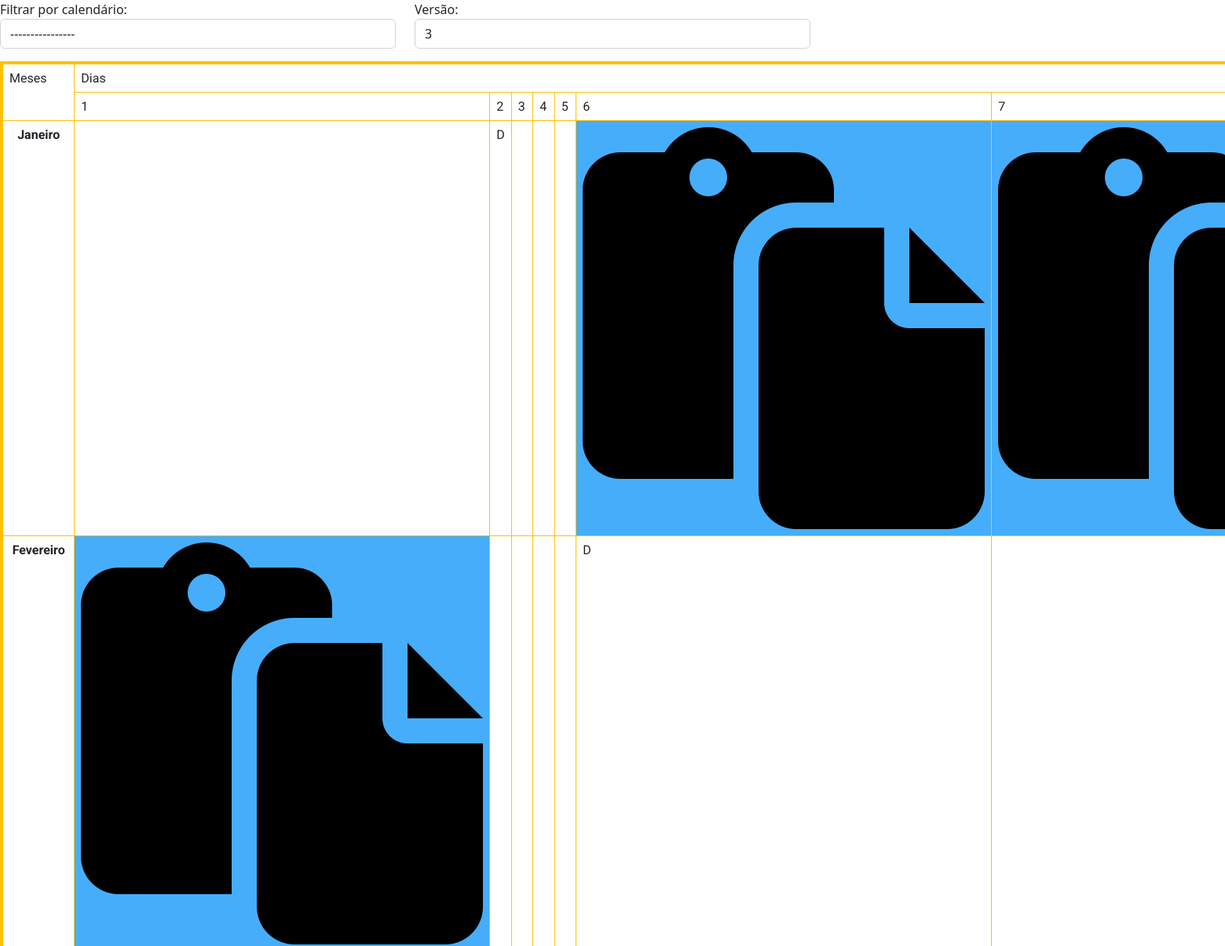
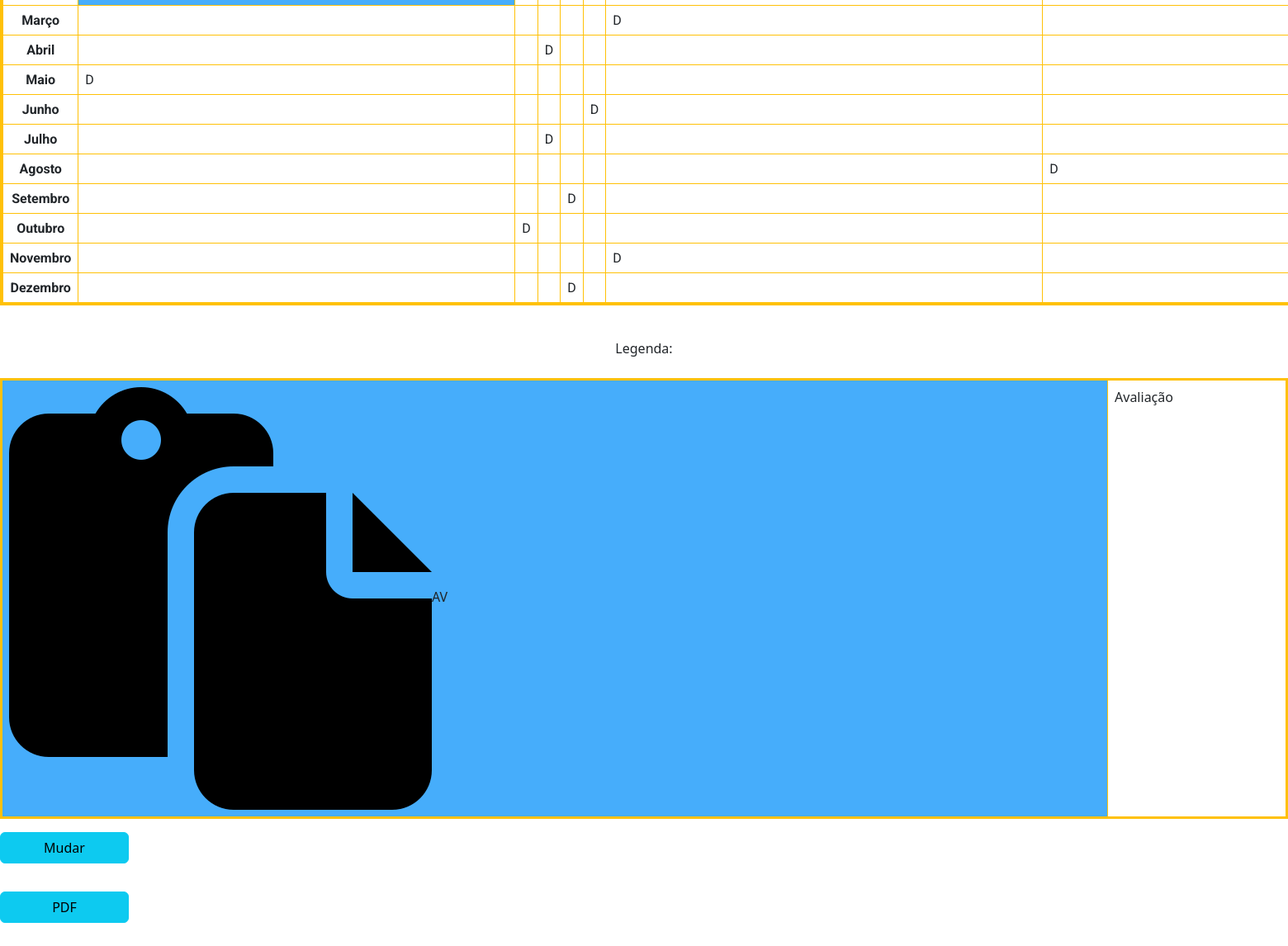
/static/based/calendario.php?calendario=1, run on an earlier commit of the app's database (2 pictures, top to bottom).
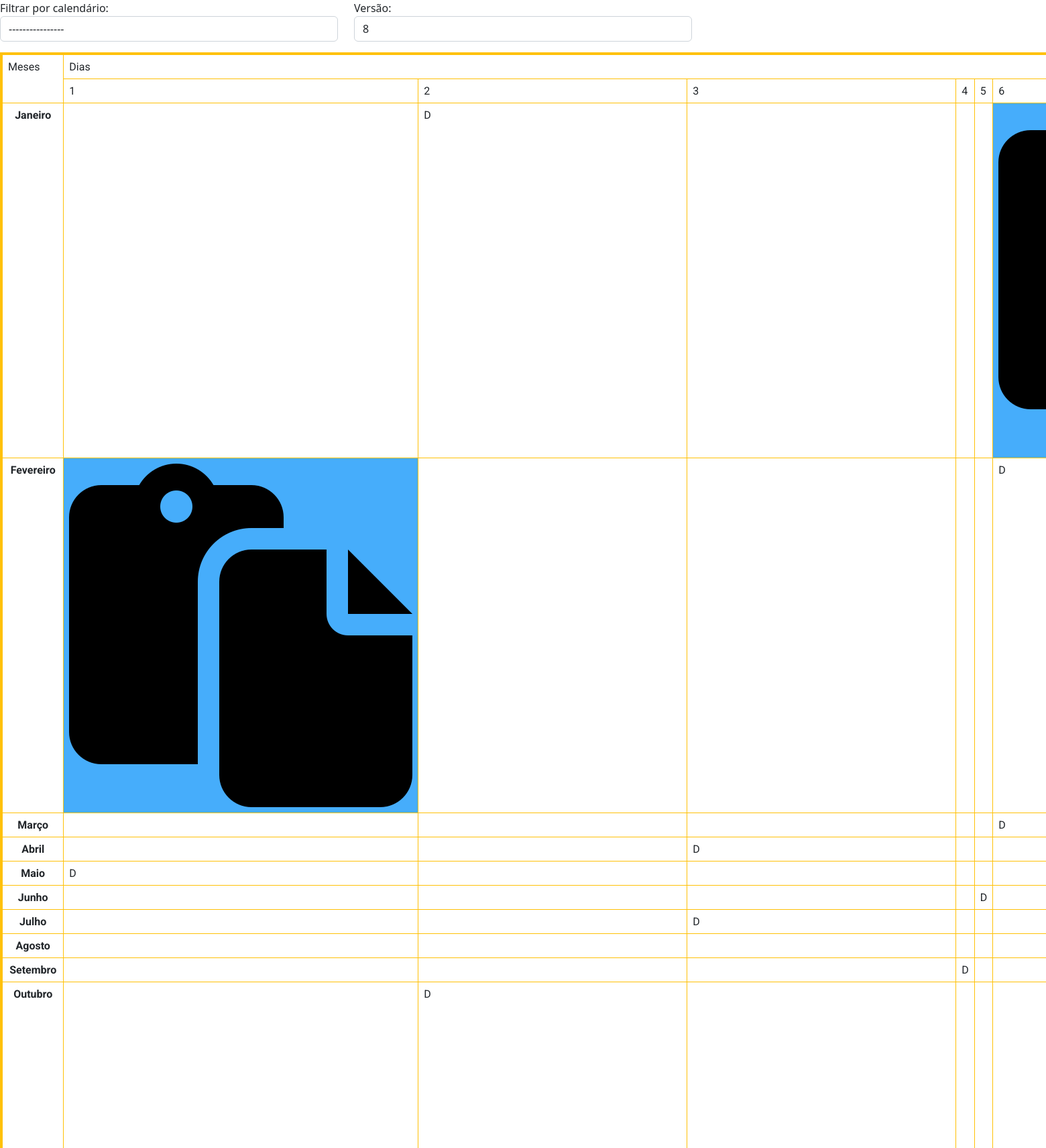
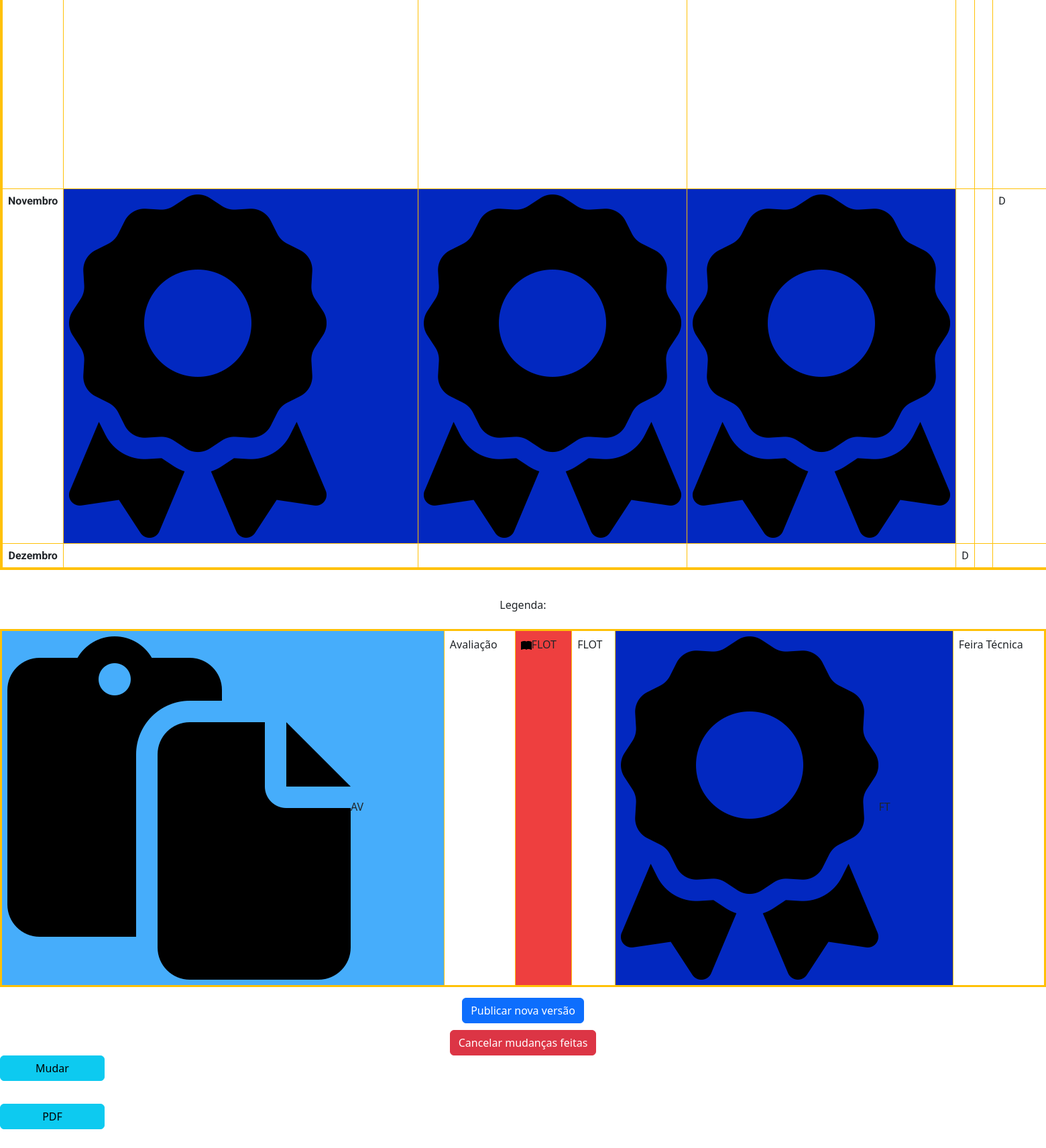
And on a later commit of the database (2 pictures, top to bottom).
### tables this page shows
CREATE TABLE IF NOT EXISTS `calendario` (
  `id_calendario` int(11) NOT NULL AUTO_INCREMENT,
  `ano_letivo` year(4) DEFAULT NULL,
  `id_ue` int(11) DEFAULT NULL,
  `data_pb` date DEFAULT NULL,
  `versao_cal` int(11) DEFAULT NULL,
  PRIMARY KEY (`id_calendario`),
  KEY `FK_calendario_ue` (`id_ue`),
  CONSTRAINT `FK_calendario_ue` FOREIGN KEY (`id_ue`) REFERENCES `ue` (`id_ue`) ON DELETE CASCADE ON UPDATE CASCADE
);

CREATE TABLE IF NOT EXISTS `ue` (
  `id_ue` int(11) NOT NULL AUTO_INCREMENT,
  `tel_ue` char(10) DEFAULT NULL,
  `nome_ue` varchar(100) DEFAULT NULL,
  `sigla_ue` varchar(7) DEFAULT NULL,
  `email_ue` varchar(50) DEFAULT NULL,
  `logo_ue` varchar(100) DEFAULT NULL,
  `cep` int(11) DEFAULT NULL,
  PRIMARY KEY (`id_ue`),
  KEY `FK_ue_localidade` (`cep`),
  CONSTRAINT `FK_ue_localidade` FOREIGN KEY (`cep`) REFERENCES `localidade` (`cep`) ON DELETE CASCADE ON UPDATE CASCADE
);

CREATE TABLE IF NOT EXISTS `legenda` (
  `id_leg` int(11) NOT NULL AUTO_INCREMENT,
  `tipo_evento` varchar(50) DEFAULT NULL,
  `desc_leg` varchar(60) DEFAULT NULL,
  `simbolo_leg` varchar(100) DEFAULT NULL,
  `sigla_leg` varchar(4) DEFAULT NULL,
  `cor_leg` varchar(9) DEFAULT NULL,
  PRIMARY KEY (`id_leg`)
);

### static/based/calendario.php (the view, shortened to what this page needs)
<link rel="stylesheet" href="../static/css/calendario.css">
<link href="https://cdn.jsdelivr.net/npm/bootstrap@5.2.0-beta1/dist/css/bootstrap.min.css" rel="stylesheet">
    <link rel="stylesheet" href="../static/fontawesome-pro/css/all.css">
    <link rel="stylesheet" href="//maxcdn.bootstrapcdn.com/font-awesome/4.3.0/css/font-awesome.min.css">
<?php
        if(isset($_POST['calendario']) && $_POST['calendario'] !== 'none'){
        $daysql = mysqli_query($con, "select id_leg, EXTRACT(DAY FROM dt_ini_ev) AS d_ini, EXTRACT(DAY FROM dt_fim_ev) AS d_fim, EXTRACT(MONTH FROM dt_ini_ev) AS m_ini, EXTRACT(MONTH FROM dt_fim_ev) AS m_fim, id_evento from eventos where id_calendario = '".$_POST['calendario']."' order by dt_ini_ev ;");
        $ano_sql = mysqli_query($con, "select ano_letivo, id_ue, versao_cal from calendario where id_calendario = '".$_POST['calendario']."';");
        $daytmp_sql = mysqli_query($con, "select id_leg, EXTRACT(DAY FROM dt_ini_tmp) AS d_ini, EXTRACT(DAY FROM dt_fim_tmp) AS d_fim, EXTRACT(MONTH FROM dt_ini_tmp) AS m_ini, EXTRACT(MONTH FROM dt_fim_tmp) AS m_fim, act_tmp as action, id_evento from tmp_eve where id_calendario = '".$_POST['calendario']."' and (act_tmp = 'add' or act_tmp = 'edit') order by dt_ini_tmp ;");
        $edits_sql = mysqli_query($con, "select act_tmp as action, id_evento from tmp_eve where id_calendario = '".$_POST['calendario']."' and (act_tmp = 'del' or act_tmp = 'edit') order by dt_ini_tmp ;");
        }
        $edits = array();
        if(!empty($edits_sql)){
        while($row = mysqli_fetch_array($edits_sql))
        {
            $edits[] = $row['id_evento'];
        }}
        if(!empty($ano_sql)){
            while($row = mysqli_fetch_array($ano_sql))
                {
                    $ano = $row[0];
                    $ue = $row[1];
                    $versao = $row[2];
                }
                $ue_sql = mysqli_query($con, "select nome_ue, logo_ue, sigla_ue from ue where id_ue = '".$ue."';");
                while($row = mysqli_fetch_array($ue_sql))
                    {
                        $sigla_ue = $row[2];
                    }
            }
?>
<form action="?page=home" method="post" >
		<div class="d-flex row justify-content-left" >
			<div class="form-group col-md-4">
				Filtrar por calendário:
				<select name="calendario" class="form-control " id="reactive" action="post" onchange='this.form.submit()';>
                <option value="none">----------------</option>
				<?php
				echo "</select>
			</div>";
            ?>
            <div class="form-group col-md-4">
                    Versão:
                    <?php
                    $arroz = '/admin/static/img/versao/'.$sigla_ue.'/'.$ano.'/'.$sigla_ue.' - '.$ano.' v';
                    echo "<select name='versao' class='form-control ' action='post' onchange='arroz(\"".$arroz."\", this.value, ".$versao.")'>";
                    echo '<option value="recent_ver" selected>'.$versao.'</option>';
                    echo "</select>
                </div>";
        echo "</div>";
	echo "</form>";
$invday = mysqli_query($con, "with recursive date_ranges AS (SELECT '".date("Y")."-01-01' dt UNION ALL SELECT dt + INTERVAL 1 DAY FROM date_ranges WHERE dt + INTERVAL 1 DAY <= '".date("Y")."-12-31') SELECT  EXTRACT(DAY FROM dt) AS d_eve_inv, EXTRACT(MONTH FROM dt) AS m_eve_inv, EXTRACT(DAY FROM LAST_DAY(dt)) AS fim_mes FROM date_ranges WHERE DAYNAME(dt) = 'Sunday';");
$simb = array();
$eve = array();
$leg_use = array();
if(!empty($daysql)){
while(($row = mysqli_fetch_array($daysql)) || ($row_tmp = mysqli_fetch_array($daytmp_sql))){
    if(!empty($row) && !in_array($row['id_evento'], $edits)){
        $m_ini = $row['m_ini'];
        $d_ini = $row['d_ini'];
        $m_fim = $row['m_fim'];
        $d_fim = $row['d_fim'];
        $leg_sql = mysqli_query($con, "select * from legenda where id_leg = ".$row['id_leg'].";");
        $leg = mysqli_fetch_array($leg_sql);
        array_push($leg_use,$leg[0]);
        if ($d_ini <= $d_fim && $m_ini == $m_fim) {
            for ($d_ini; $d_ini < $d_fim; $d_ini++) {
                $eve[$m_ini][$d_ini] = "style='background-color:".$leg['cor_leg'].";' data-toggle='tooltip' data-placement='top' title='".$leg['tipo_evento']."'";
                $simb[$m_ini][$d_ini] = ((empty($leg["simbolo_leg"]))?"<a>".$leg["sigla_leg"]."</a>":"<img src='".$leg["simbolo_leg"]."' class='simbico' alt=''>");
            }
        }
        else{
            if ($d_ini >= $d_fim && $m_ini < $m_fim) {
            if ($d_ini <= 32) {
                $eve[$m_ini][$d_ini] = "style='background-color:".$leg['cor_leg'].";' data-toggle='tooltip' data-placement='top' title='".$leg['tipo_evento']."'";
                $simb[$m_ini][$d_ini] = ((empty($leg["simbolo_leg"]))?"<a>".$leg["sigla_leg"]."</a>":"<img src='".$leg["simbolo_leg"]."' class='simbico' alt=''>");
                $d_ini++;
                for ($d_fim; $d_fim >= 1; $d_fim--) {
                        $eve[$m_fim][$d_fim] = "style='background-color:".$leg['cor_leg'].";' data-toggle='tooltip' data-placement='top' title='".$leg['tipo_evento']."'";
                        $simb[$m_fim][$d_fim] = ((empty($leg["simbolo_leg"]))?"<a>".$leg["sigla_leg"]."</a>":"<img src='".$leg["simbolo_leg"]."' class='simbico' alt=''>");
                    }
                } else {
                    $eve[$m_ini][$d_ini] = "style='background-color:".$leg['cor_leg'].";' data-toggle='tooltip' data-placement='top' title='".$leg['desc_leg']."'";
                    $simb[$m_ini][$d_ini] = ((empty($leg["simbolo_leg"]))?"<a>".$leg["sigla_leg"]."</a>":"<img src='".$leg["simbolo_leg"]."' class='simbico' alt=''>");
            }
        }
            for ($d_ini; $d_ini < 32; $d_ini++) {
                $eve[$m_ini][$d_ini] = "style='background-color:".$leg['cor_leg'].";' data-toggle='tooltip' data-placement='top' title='".$leg['tipo_evento']."'";
                $simb[$m_ini][$d_ini] = ((empty($leg["simbolo_leg"]))?"<a>".$leg["sigla_leg"]."</a>":"<img src='".$leg["simbolo_leg"]."' class='simbico' alt=''>");
            }
        }
        $eve[$m_fim][$d_fim] = "style='background-color:".$leg['cor_leg']."; ' data-toggle='tooltip' data-placement='top' title='".$leg['tipo_evento']."'";
        $simb[$m_fim][$d_fim] = ((empty($leg["simbolo_leg"]))?"<a>".$leg["sigla_leg"]."</a>":"<img src='".$leg["simbolo_leg"]."' class='simbico' alt=''>");
    }
        if(!empty($row_tmp)){
            $nv_ver = true;
            $m_ini = $row_tmp['m_ini'];
            $d_ini = $row_tmp['d_ini'];
            $m_fim = $row_tmp['m_fim'];
            $d_fim = $row_tmp['d_fim'];
            $leg_sql = mysqli_query($con, "select * from legenda where id_leg = ".$row_tmp['id_leg'].";");
            $leg = mysqli_fetch_array($leg_sql);
            array_push($leg_use,$leg[0]);
            if ($d_ini <= $d_fim && $m_ini == $m_fim) {
                for ($d_ini; $d_ini < $d_fim; $d_ini++) {
                    $eve[$m_ini][$d_ini] = "style='background-color:".$leg['cor_leg'].";' data-toggle='tooltip' data-placement='top' title='".$leg['tipo_evento']."'";
                    $simb[$m_ini][$d_ini] = ((empty($leg["simbolo_leg"]))?"<a>".$leg["sigla_leg"]."</a>":"<img src='".$leg["simbolo_leg"]."' class='simbico' alt=''>");
                }
            }
            else{
                if ($d_ini >= $d_fim && $m_ini < $m_fim) {
                if ($d_ini <= 32) {
                    $eve[$m_ini][$d_ini] = "style='background-color:".$leg['cor_leg'].";' data-toggle='tooltip' data-placement='top' title='".$leg['tipo_evento']."'";
                    $simb[$m_ini][$d_ini] = ((empty($leg["simbolo_leg"]))?"<a>".$leg["sigla_leg"]."</a>":"<img src='".$leg["simbolo_leg"]."' class='simbico' alt=''>");
                    $d_ini++;
                    for ($d_fim; $d_fim >= 1; $d_fim--) {
                            $eve[$m_fim][$d_fim] = "style='background-color:".$leg['cor_leg'].";' data-toggle='tooltip' data-placement='top' title='".$leg['tipo_evento']."'";
                            $simb[$m_fim][$d_fim] = ((empty($leg["simbolo_leg"]))?"<a>".$leg["sigla_leg"]."</a>":"<img src='".$leg["simbolo_leg"]."' class='simbico' alt=''>");
                        }
                    } else {
                        $eve[$m_ini][$d_ini] = "style='background-color:".$leg['cor_leg'].";' data-toggle='tooltip' data-placement='top' title='".$leg['desc_leg']."'";
                        $simb[$m_ini][$d_ini] = ((empty($leg["simbolo_leg"]))?"<a>".$leg["sigla_leg"]."</a>":"<img src='".$leg["simbolo_leg"]."' class='simbico' alt=''>");
                }
            }
                for ($d_ini; $d_ini < 32; $d_ini++) {
                    $eve[$m_ini][$d_ini] = "style='background-color:".$leg['cor_leg'].";' data-toggle='tooltip' data-placement='top' title='".$leg['tipo_evento']."'";
                    $simb[$m_ini][$d_ini] = ((empty($leg["simbolo_leg"]))?"<a>".$leg["sigla_leg"]."</a>":"<img src='".$leg["simbolo_leg"]."' class='simbico' alt=''>");
                }
            }
            $eve[$m_fim][$d_fim] = "style='background-color:".$leg['cor_leg']."; ' data-toggle='tooltip' data-placement='top' title='".$leg['tipo_evento']."'";
            $simb[$m_fim][$d_fim] = ((empty($leg["simbolo_leg"]))?"<a>".$leg["sigla_leg"]."</a>":"<img src='".$leg["simbolo_leg"]."' class='simbico' alt=''>");
        }
    }
}
    while($row = mysqli_fetch_array($invday)){
        $domingo_d = $row[0];
        $domingo_m = $row[1];
       for ($i=$row[2]+1; $i <= 31; $i++) {
        $eve[$domingo_m][$i] = "style='background-color:rgb(190, 190, 190); '";;
        $simb[$domingo_m][$i] = "";
    }
       $eve[$domingo_m][$domingo_d] = "";
       $simb[$domingo_m][$domingo_d] = "<a>D</a>";
    }
$calendario = "<div style='text-align: -webkit-center;' id='calendario'>";
if($ano == date("Y")){
    $calendario .= "<table class='table table-bordered border border-4 border-warning stripped ' style='border-collapse: collapse;'>";
    $calendario .= "<tr class=''>";
    $calendario .= "<td  rowspan='2' class='cal-content cal-cab'>Meses</td>";
    $calendario .= "<td colspan='31' class='cal-content'>Dias</td>";
    $calendario .= "<tr>";
    for ($ç=1; $ç < 32; $ç++) {
        $calendario .= "<td colspan='ç' class='cal-content cal-cab'>$ç</td>";
    }
    $calendario .= "</tr>";
    $calendario .= "</tr>";
for ($i=1; $i < 13; $i++) {
    $calendario .= "<tr class='cils' style=''>";
    $calendario .= "<td class='mis cal-content meses' >";
    $meses = array("","Janeiro","Fevereiro","Março","Abril","Maio","Junho","Julho","Agosto","Setembro","Outubro","Novembro","Dezembro");
    foreach ($meses as $a => $value) {
        $calendario .= "<span style='display:flex; justify-content:center;'><strong>".$meses[$i]."</strong></span>";
        break;
    }
    $calendario .= "</td>";
        for ($j=1; $j < 32; $j++) {
            $calendario .= "<td ";
            if(!empty($eve[$i][$j])){
                $calendario .= $eve[$i][$j];
            }
        $calendario .= " class='cal-content'>".((!empty($simb[$i][$j]))?$simb[$i][$j]:"")."<span class='number' style='display:flex; justify-content:center;'></span></td>";
        }
}
$calendario .= "</tr>";
$calendario .= "</table>";
echo $calendario;
if(($leg_use) != null){
echo "<br>";
$leg_sql = mysqli_query($con, "select tipo_evento as tipo, desc_leg as descricao, simbolo_leg as simbolo, sigla_leg as sigla, cor_leg as cor from legenda where id_leg IN (" . implode(",", array_map('intval', $leg_use)) . ");");
    echo "Legenda:";
    $i=0;
    echo "<div class= 'd-flex flex-row justify-content-center mt-4'>";
    echo "<table class='table table-bordered table-responsive border border-3 rounded border-warning stripped' id='leg_table' style='justify-content: center !important; overflow:wrap;float:left;'>";
    while($row = mysqli_fetch_array($leg_sql)){
        if($i==0){ echo "<tr  style='line-height: 25px;min-height: 25px;' >";}
        echo "<td data-toggle='tooltip' data-placement='right' title='".$row['descricao']."' class='mis ' style='background-color:".$row['cor'].";".(($i == 0)?"margin-right:100px;":"")."'><img src='".$row["simbolo"]."' class='simbico' >".$row['sigla'];
        echo "<td data-toggle='tooltip' data-placement='right' title='".$row['descricao']."' class='mis ' >".$row['tipo']."</td>";
        $i++;
    }
    echo "</table>";
    echo "</div>";
}}
if(!empty($ano_sql)){
    if(!empty($edits) || !empty($nv_ver)){
        echo "<div style='display:flex;flex-direction:column;text-decoration:none;margin-right:auto'>";
        if(isset($_POST['calendario']) && $_POST['calendario'] !== 'none'){
        echo "<a href='based/salvar.php?cal=".$_POST['calendario']."' style='margin-bottom:10px'><button class='btn btn-primary'>Publicar nova versão</button></a>";
        echo "<a href='based/cancel.php?cal=".$_POST['calendario']."' ><button class='btn btn-danger'>Cancelar mudanças feitas</button></a>";
        }
        else if(!empty($func_cal[0])){
            echo "<a href='based/salvar.php?cal=".$func_cal[0]."' style='margin-bottom:10px'><button class='btn btn-primary'>Publicar nova versão</button></a>";
            echo "<a href='based/cancel.php?cal=".$func_cal[0]."' ><button class='btn btn-danger'>Cancelar mudanças feitas</button></a>";
        }
        echo "</div>";}
}
echo "</div>";
echo "<div style='display:flex;flex-direction:column;text-decoration:none'>";
echo "<button class='btn btn-info' style='margin-bottom:10px;width:10vw' onclick=\"tipoCal()\">Mudar</button><br>";
echo "<button class='btn btn-info' style='width:10vw' onclick=\"showPdf(".$versao.",'versao')\" id='button_pdf'>PDF</button><br>";
echo "<button class='btn btn-info' style='display:none;width:10vw' onclick=\"voltarCal('recent_ver','versao')\" id='recent_button'>Voltar para o calendário</button><br>";
echo "</div>";
?>

### static/css/calendario.css (style rules this page uses)
.cal-content { font-family: 'Roboto' , sans-serif; }

What changed in the data, as far as the page shows it:
changed calendario: versao "3" → "8"
now on this page (row unchanged): legenda: simbolo_leg (picture), tipo_evento "Feira Técnica"
now on this page (row edited): legenda: simbolo_leg (picture), sigla_leg "FLOT", tipo_evento "FLOT"
Also different on the page:
text now shown: "Publicar nova versão Cancelar mudanças feitas"
list line gone: "7"
list line gone: "D"
